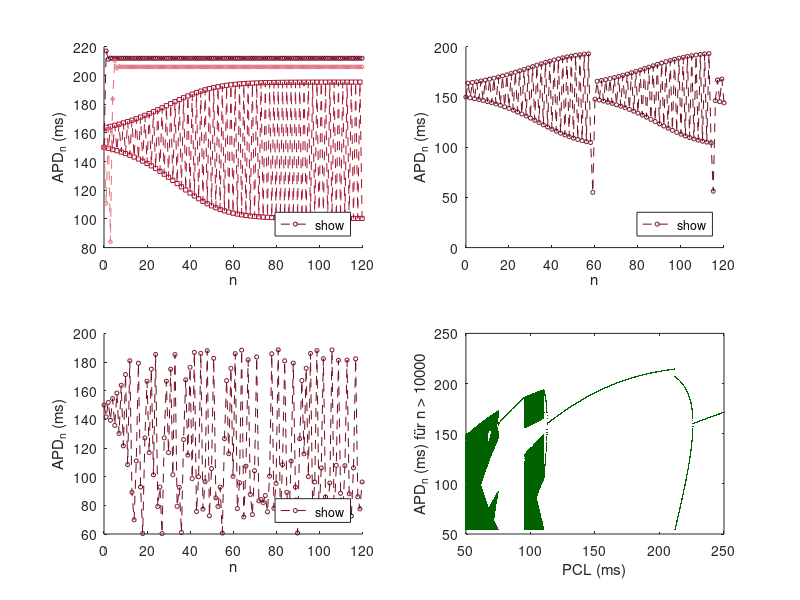

This chart was generated by the following MATLAB code:
% Abb. 1.41: Parameterstudie und Bifurkationsdiagramm zum APD-Modell (Buch, Abschnitt 1.6, Gl. 1.49)
% APD_{n+1} = f(APD_n) mit APD_0 = 150 ms, DI_min = 5 ms und verschiedenen Reizperioden PCL
% (c) 2026 Philipp Kügler · Programm zum Buch „Dynamische Systeme in den Lebenswissenschaften“ · MIT-Lizenz (siehe LICENSE)
DImin = 5; APD0 = 150; N = 120;
r = @(DI) 220 - 180 * exp(-DI / 60);
f = @(APD, PCL) r(ceil((APD + DImin) ./ PCL) .* PCL - APD);

n = 0:N;
farben = [0.43 0.04 0.12; 0.64 0.08 0.18; 0.89 0.44 0.49]; marker = 'osd';
PCLliste = {[400 220 180], 110, 100};
for p = 1:3
    subplot(2, 2, p); hold on
    PCLs = PCLliste{p};
    for i = 1:numel(PCLs)
        A = zeros(1, N + 1); A(1) = APD0;
        for k = 1:N
            A(k + 1) = f(A(k), PCLs(i));
        end
        plot(n, A, ['--' marker(i)], 'Color', farben(i, :), 'MarkerSize', 3, 'DisplayName', sprintf('PCL = %d', PCLs(i)));
        fprintf('PCL = %d ms:  APD_117 ... APD_120 = ', PCLs(i)); fprintf('%.1f  ', A(118:121)); fprintf('\n');
    end
    hold off; xlabel('n'); ylabel('APD_n (ms)'); legend('show', 'Location', 'southeast');
end

PCL = linspace(50, 250, 4000);           % Bifurkationsdiagramm bzgl. PCL
A = APD0 * ones(size(PCL));
for k = 1:10000
    A = f(A, PCL);
end
P = []; W = [];
for k = 1:150
    A = f(A, PCL);
    P = [P PCL]; W = [W A];
end
subplot(2, 2, 4);
plot(P, W, '.', 'Color', [0 0.39 0], 'MarkerSize', 1);
xlabel('PCL (ms)'); ylabel('APD_n (ms) für n > 10000');
